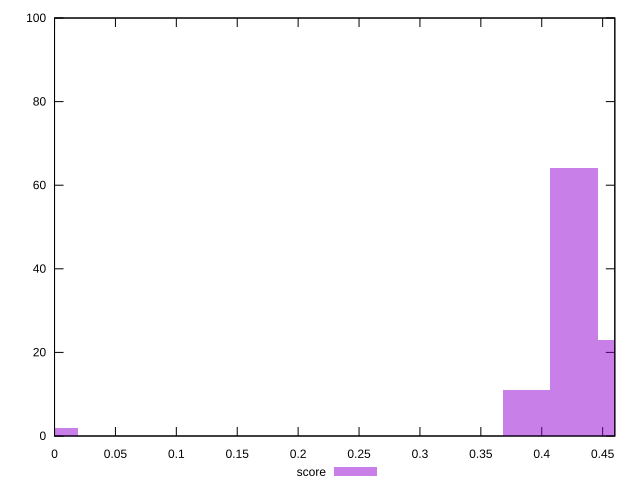

The script that saved this image:
reset

$score <<EOF
0.4264313449330573 64
0.4651978308360625 23
0.3876648590300521 11
0 2
EOF

set key outside below
set boxwidth 0.03876648590300521
set xrange [0:0.46]
set yrange [0:100]
set trange [0:100]
set style fill transparent solid 0.5 noborder
set terminal svg size 640, 490 enhanced background rgb 'white'
set output "reprap/render-blocking-resources/samples/pages+cached+noexternal/score/histogram.svg"

plot $score title "score" with boxes

reset
